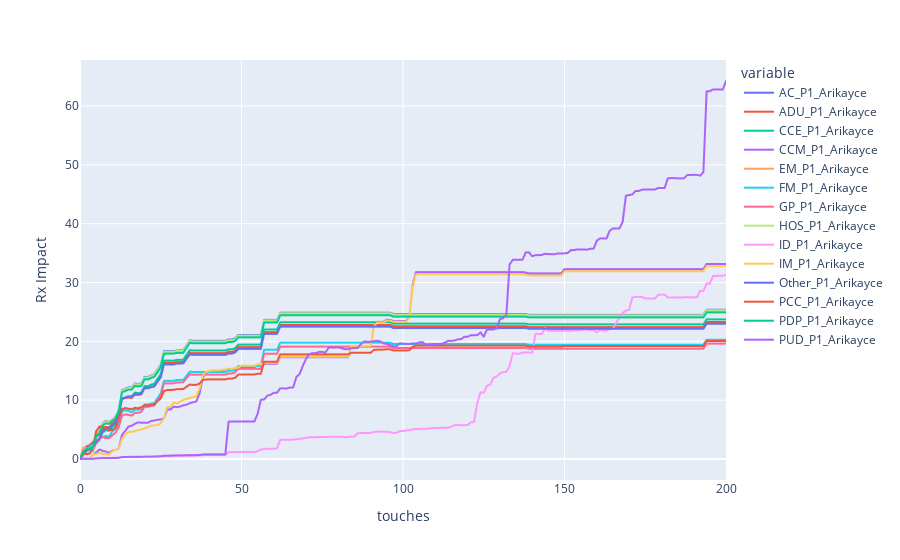

The code cell stored with this chart in its notebook:
### Code cell
channel1_segment['fig_raw']

### Figure 1 — Plotly figure (JSON) as saved in the notebook; plotly's stock layout.template omitted (floating-point values rounded to 4 significant figures; data arrays with more than 128 entries replaced by an {"elided": "..."} marker saying what was removed)
{"data": [{"hovertemplate": "variable=AC_P1_Arikayce<br>touches=%{x}<br>value=%{y}<extra></extra>", "legendgroup": "AC_P1_Arikayce", "line": {"color": "#636efa", "dash": "solid"}, "marker": {"symbol": "circle"}, "mode": "lines", "name": "AC_P1_Arikayce", "showlegend": true, "type": "scattergl", "x": {"elided": "201 int values"}, "xaxis": "x", "y": {"elided": "201 float values"}, "yaxis": "y"}, {"hovertemplate": "variable=ADU_P1_Arikayce<br>touches=%{x}<br>value=%{y}<extra></extra>", "legendgroup": "ADU_P1_Arikayce", "line": {"color": "#EF553B", "dash": "solid"}, "marker": {"symbol": "circle"}, "mode": "lines", "name": "ADU_P1_Arikayce", "showlegend": true, "type": "scattergl", "x": {"elided": "201 int values"}, "xaxis": "x", "y": {"elided": "201 float values"}, "yaxis": "y"}, {"hovertemplate": "variable=CCE_P1_Arikayce<br>touches=%{x}<br>value=%{y}<extra></extra>", "legendgroup": "CCE_P1_Arikayce", "line": {"color": "#00cc96", "dash": "solid"}, "marker": {"symbol": "circle"}, "mode": "lines", "name": "CCE_P1_Arikayce", "showlegend": true, "type": "scattergl", "x": {"elided": "201 int values"}, "xaxis": "x", "y": {"elided": "201 float values"}, "yaxis": "y"}, {"hovertemplate": "variable=CCM_P1_Arikayce<br>touches=%{x}<br>value=%{y}<extra></extra>", "legendgroup": "CCM_P1_Arikayce", "line": {"color": "#ab63fa", "dash": "solid"}, "marker": {"symbol": "circle"}, "mode": "lines", "name": "CCM_P1_Arikayce", "showlegend": true, "type": "scattergl", "x": {"elided": "201 int values"}, "xaxis": "x", "y": {"elided": "201 float values"}, "yaxis": "y"}, {"hovertemplate": "variable=EM_P1_Arikayce<br>touches=%{x}<br>value=%{y}<extra></extra>", "legendgroup": "EM_P1_Arikayce", "line": {"color": "#FFA15A", "dash": "solid"}, "marker": {"symbol": "circle"}, "mode": "lines", "name": "EM_P1_Arikayce", "showlegend": true, "type": "scattergl", "x": {"elided": "201 int values"}, "xaxis": "x", "y": {"elided": "201 float values"}, "yaxis": "y"}, {"hovertemplate": "variable=FM_P1_Arikayce<br>touches=%{x}<br>value=%{y}<extra></extra>", "legendgroup": "FM_P1_Arikayce", "line": {"color": "#19d3f3", "dash": "solid"}, "marker": {"symbol": "circle"}, "mode": "lines", "name": "FM_P1_Arikayce", "showlegend": true, "type": "scattergl", "x": {"elided": "201 int values"}, "xaxis": "x", "y": {"elided": "201 float values"}, "yaxis": "y"}, {"hovertemplate": "variable=GP_P1_Arikayce<br>touches=%{x}<br>value=%{y}<extra></extra>", "legendgroup": "GP_P1_Arikayce", "line": {"color": "#FF6692", "dash": "solid"}, "marker": {"symbol": "circle"}, "mode": "lines", "name": "GP_P1_Arikayce", "showlegend": true, "type": "scattergl", "x": {"elided": "201 int values"}, "xaxis": "x", "y": {"elided": "201 float values"}, "yaxis": "y"}, {"hovertemplate": "variable=HOS_P1_Arikayce<br>touches=%{x}<br>value=%{y}<extra></extra>", "legendgroup": "HOS_P1_Arikayce", "line": {"color": "#B6E880", "dash": "solid"}, "marker": {"symbol": "circle"}, "mode": "lines", "name": "HOS_P1_Arikayce", "showlegend": true, "type": "scattergl", "x": {"elided": "201 int values"}, "xaxis": "x", "y": {"elided": "201 float values"}, "yaxis": "y"}, {"hovertemplate": "variable=ID_P1_Arikayce<br>touches=%{x}<br>value=%{y}<extra></extra>", "legendgroup": "ID_P1_Arikayce", "line": {"color": "#FF97FF", "dash": "solid"}, "marker": {"symbol": "circle"}, "mode": "lines", "name": "ID_P1_Arikayce", "showlegend": true, "type": "scattergl", "x": {"elided": "201 int values"}, "xaxis": "x", "y": {"elided": "201 float values"}, "yaxis": "y"}, {"hovertemplate": "variable=IM_P1_Arikayce<br>touches=%{x}<br>value=%{y}<extra></extra>", "legendgroup": "IM_P1_Arikayce", "line": {"color": "#FECB52", "dash": "solid"}, "marker": {"symbol": "circle"}, "mode": "lines", "name": "IM_P1_Arikayce", "showlegend": true, "type": "scattergl", "x": {"elided": "201 int values"}, "xaxis": "x", "y": {"elided": "201 float values"}, "yaxis": "y"}, {"hovertemplate": "variable=Other_P1_Arikayce<br>touches=%{x}<br>value=%{y}<extra></extra>", "legendgroup": "Other_P1_Arikayce", "line": {"color": "#636efa", "dash": "solid"}, "marker": {"symbol": "circle"}, "mode": "lines", "name": "Other_P1_Arikayce", "showlegend": true, "type": "scattergl", "x": {"elided": "201 int values"}, "xaxis": "x", "y": {"elided": "201 float values"}, "yaxis": "y"}, {"hovertemplate": "variable=PCC_P1_Arikayce<br>touches=%{x}<br>value=%{y}<extra></extra>", "legendgroup": "PCC_P1_Arikayce", "line": {"color": "#EF553B", "dash": "solid"}, "marker": {"symbol": "circle"}, "mode": "lines", "name": "PCC_P1_Arikayce", "showlegend": true, "type": "scattergl", "x": {"elided": "201 int values"}, "xaxis": "x", "y": {"elided": "201 float values"}, "yaxis": "y"}, {"hovertemplate": "variable=PDP_P1_Arikayce<br>touches=%{x}<br>value=%{y}<extra></extra>", "legendgroup": "PDP_P1_Arikayce", "line": {"color": "#00cc96", "dash": "solid"}, "marker": {"symbol": "circle"}, "mode": "lines", "name": "PDP_P1_Arikayce", "showlegend": true, "type": "scattergl", "x": {"elided": "201 int values"}, "xaxis": "x", "y": {"elided": "201 float values"}, "yaxis": "y"}, {"hovertemplate": "variable=PUD_P1_Arikayce<br>touches=%{x}<br>value=%{y}<extra></extra>", "legendgroup": "PUD_P1_Arikayce", "line": {"color": "#ab63fa", "dash": "solid"}, "marker": {"symbol": "circle"}, "mode": "lines", "name": "PUD_P1_Arikayce", "showlegend": true, "type": "scattergl", "x": {"elided": "201 int values"}, "xaxis": "x", "y": {"elided": "201 float values"}, "yaxis": "y"}], "layout": {"legend": {"title": {"text": "variable"}, "tracegroupgap": 0}, "margin": {"t": 60}, "xaxis": {"anchor": "y", "domain": [0, 1], "title": {"text": "touches"}}, "yaxis": {"anchor": "x", "domain": [0, 1], "title": {"text": "Rx Impact"}}}}
